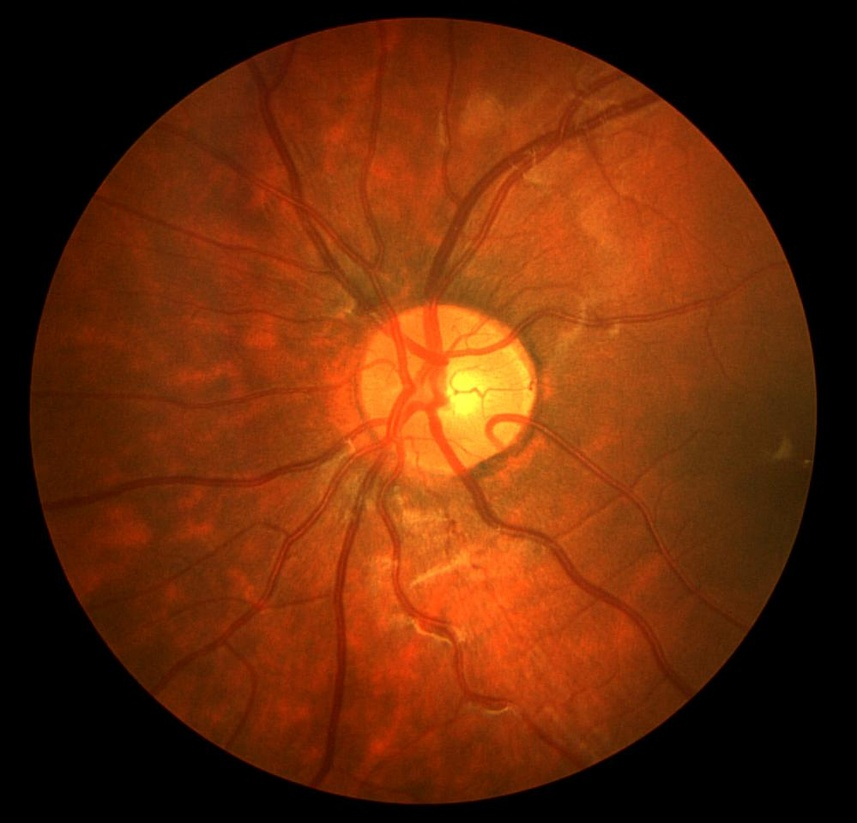
#> input picture Images/Image_01L.jpg, 857 x 823 px, shrunk from 999 x 960 before the run; its folder holds only this picture in this run
$ python -i main.py   (imports and definitions only)   (older library calls are emulated)
#> lines starting #> are read from the running program, lines starting #| are printed output that depends on the picture; after the words box and inside, x2 and y2 are one past the last pixel; in counts of white or black regions, pixels touching at a corner belong together
#> in detect_blood_vessels, img is the input picture: shape (823, 857, 3); mean B, G, R 8.7, 41.2, 101.9
import streamlit as st

import cv2
from skimage import filters
import numpy as np
import matplotlib.pyplot as plt
import math
import os


def enhance_image(image):
    # Wyciągnięcie kanału zielonego
    green_channel = image[:, :, 1]
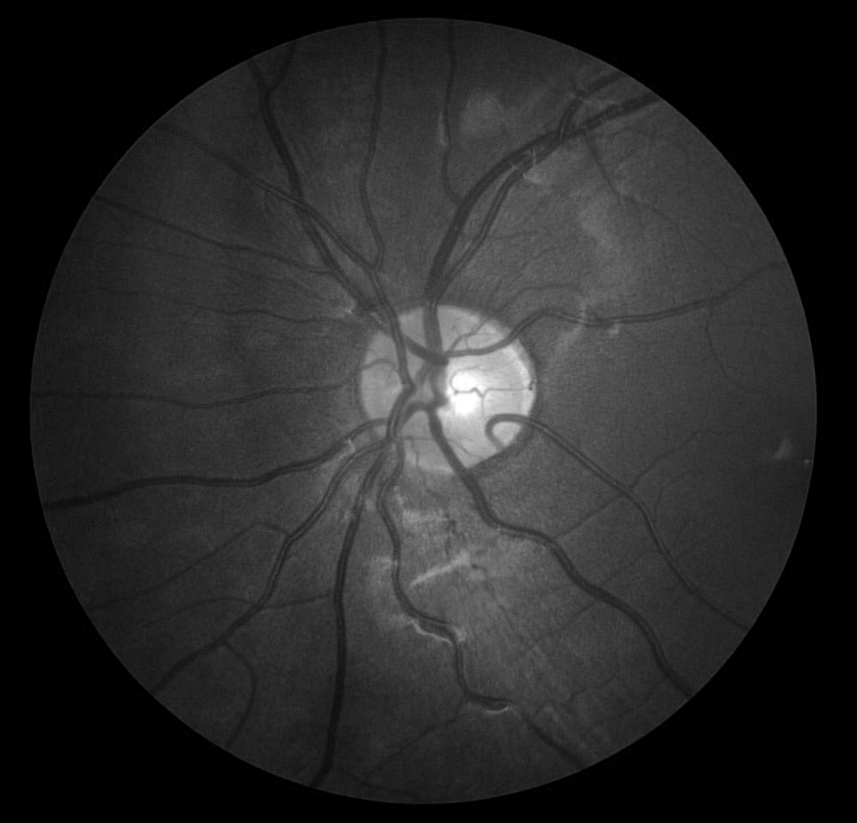
#> green_channel: shape (823, 857); min 0, max 255, mean 41.2

    # Redukcja szumu
    denoised_image = cv2.medianBlur(green_channel, 7)

    # Wyostrzenie obrazu
    blurred = cv2.GaussianBlur(denoised_image, (0, 0), 10)
    sharpened_image = cv2.addWeighted(denoised_image, 10, blurred, -8, 0)
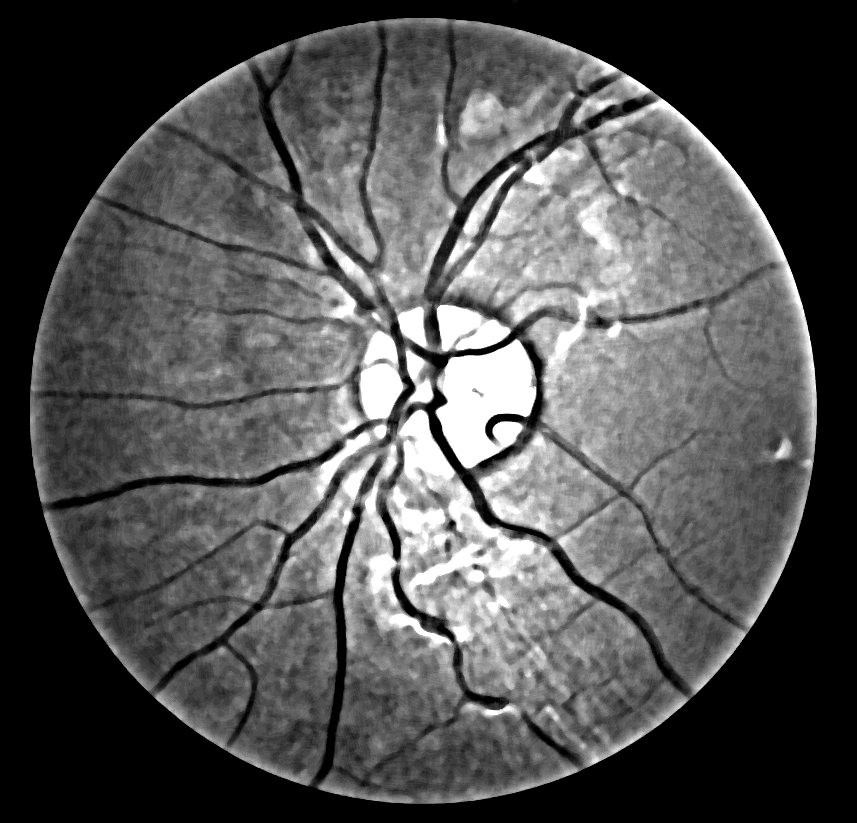
#> sharpened_image: shape (823, 857); min 0, max 255, mean 81.3

    # Normalizacja histogramu kolorów
    normalized_image = cv2.normalize(sharpened_image, None, 0, 255, cv2.NORM_MINMAX, cv2.CV_8UC1)

    return normalized_image


def frangi_filter(image):
    # Konwersja obrazu na format uint8
    image = cv2.normalize(image, None, 0, 255, cv2.NORM_MINMAX, cv2.CV_8UC1)
    # Filtr Frangi
    filtered_image = filters.frangi(image)
    # Konwersja obrazu na format uint8
    filtered_image = cv2.normalize(filtered_image, None, 0, 255, cv2.NORM_MINMAX, cv2.CV_8UC1)
    return filtered_image


def apply_threshold(image, threshold_value):
#> called with threshold_value = 1
    _, thresholded_image = cv2.threshold(image, threshold_value, 255, cv2.THRESH_BINARY)
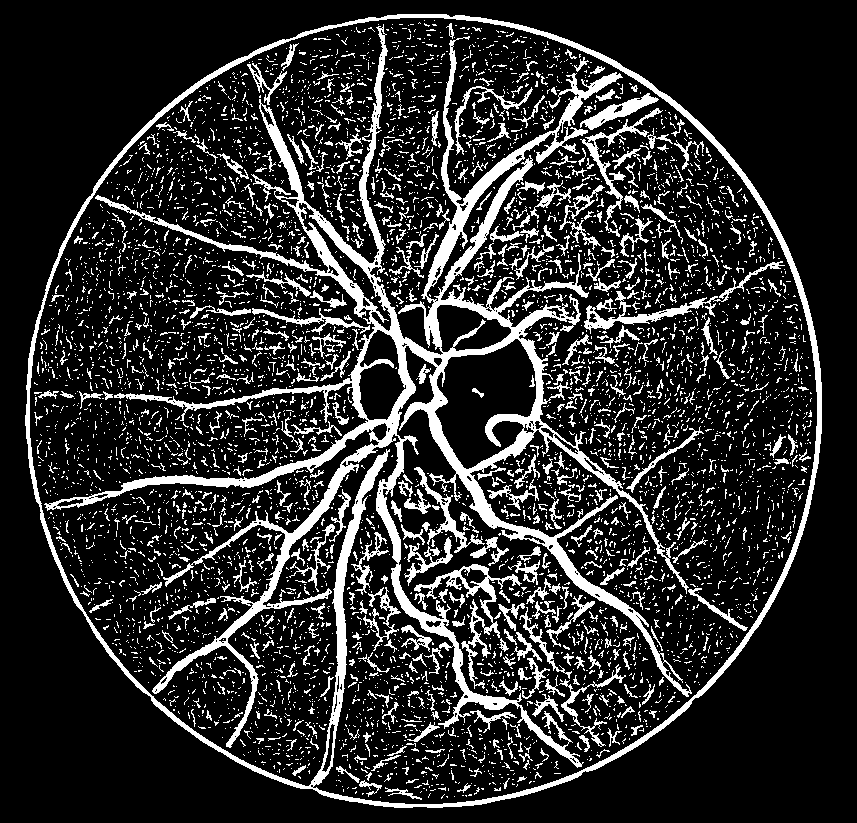
#> thresholded_image: shape (823, 857); 17.3% white; 5782 white regions (5122 under 20 px), largest, box (x1, y1, x2, y2) and area: (44, 24, 692, 768) 40467, (25, 14, 822, 808) 14872, (414, 564, 522, 689) 1764
    return thresholded_image


def erode(image, kernel_size):
#> called with kernel_size = 2
    kernel = np.ones((kernel_size, kernel_size), np.uint8)
    eroded_image = cv2.erode(image, kernel, iterations=1)
#> eroded_image: shape (823, 857); 8.7% white; 3198 white regions (2963 under 20 px), largest, box (x1, y1, x2, y2) and area: (99, 28, 689, 697) 15045, (26, 15, 822, 808) 8700, (153, 464, 359, 748) 2799
    return eroded_image


def dilate(image, kernel_size):
#> called with kernel_size = 4
    kernel = np.ones((kernel_size, kernel_size), np.uint8)
    dilated_image = cv2.dilate(image, kernel, iterations=1)
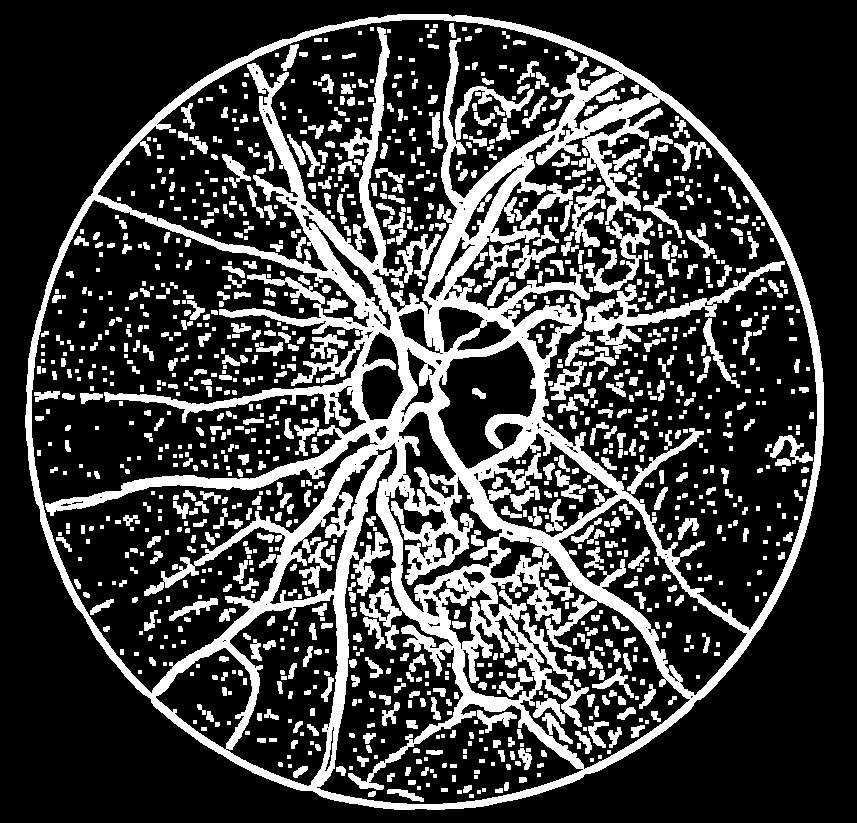
#> dilated_image: shape (823, 857); 25.2% white; 1306 white regions (382 under 20 px), largest, box (x1, y1, x2, y2) and area: (25, 14, 824, 810) 109049, (584, 261, 785, 354) 3098, (584, 213, 653, 293) 1376
    return dilated_image


def detect_blood_vessels(image):
    # Wczytanie obrazu
    img = cv2.imread(image, cv2.IMREAD_COLOR)
    # Wstępne przetworzenie obrazu
    enhanced_image = enhance_image(img)

    # Zastosowanie filtra frangi'ego
    filtered_image = frangi_filter(enhanced_image)

    # Progowanie
    threshold_value = 1
    thresholded_image = apply_threshold(filtered_image, threshold_value)

    # Operacje morfologiczne
    image = thresholded_image
    image = erode(image, 2)
    image = dilate(image, 4)
    image = erode(image, 5)
#> call 2 of erode, with kernel_size = 5
#> in erode (call 2), `eroded_image = cv2.erode(image, kernel, iterations=1)`:
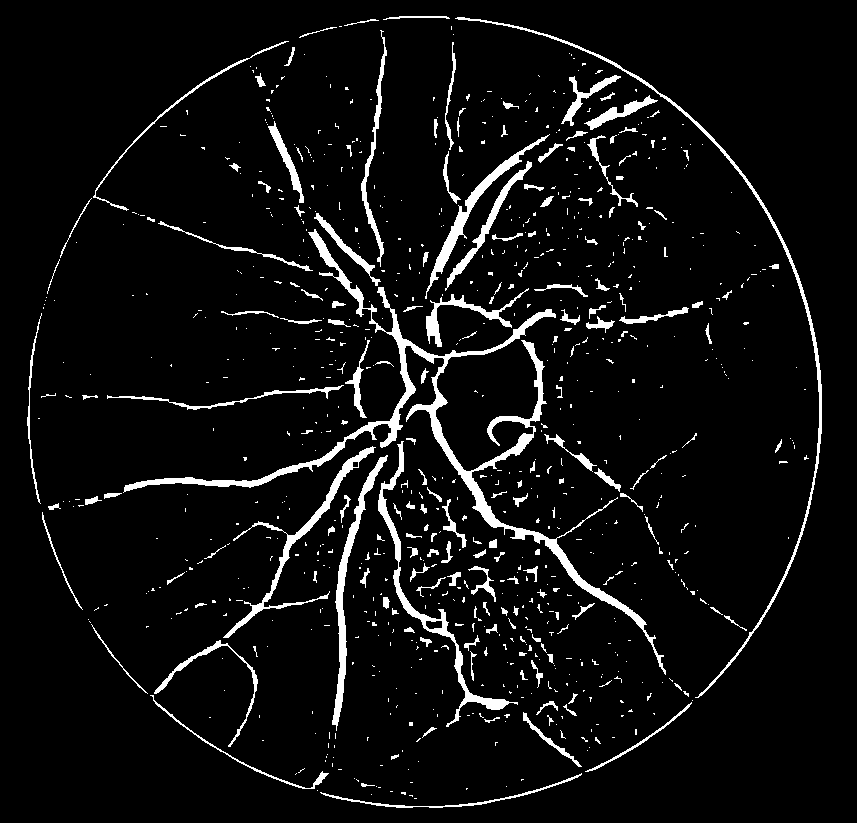
#> eroded_image: shape (823, 857); 5.9% white; 853 white regions (669 under 20 px), largest, box (x1, y1, x2, y2) and area: (123, 229, 666, 675) 9313, (455, 17, 822, 698) 2664, (378, 441, 518, 727) 2289
    image = dilate(image, 4)
#> call 2 of dilate, with kernel_size = 4
#> in dilate (call 2), `dilated_image = cv2.dilate(image, kernel, iterations=1)`:
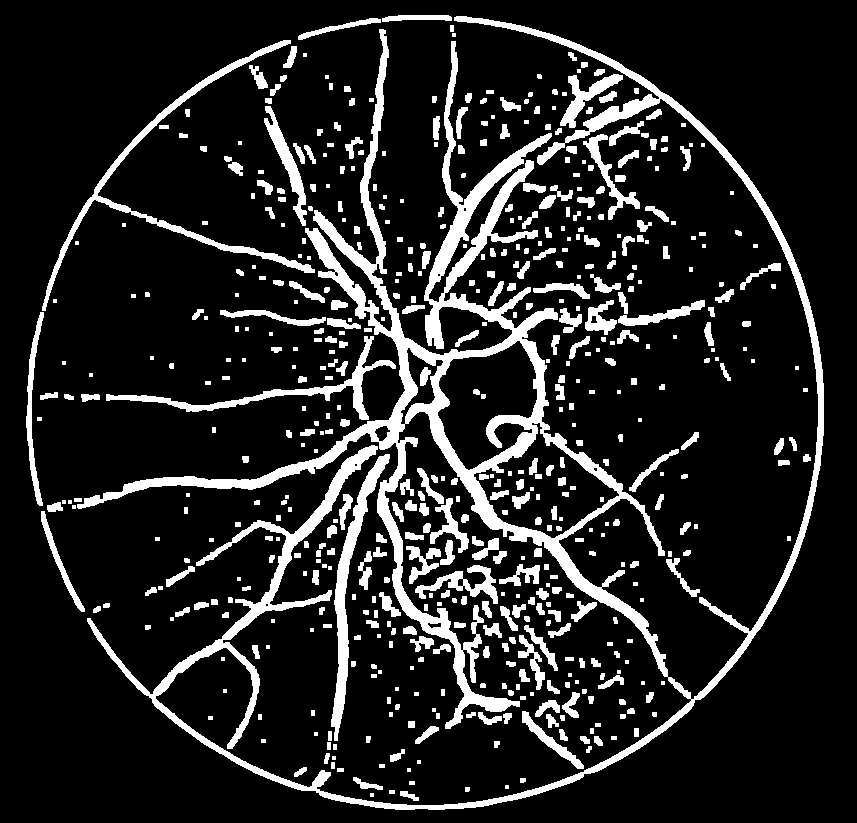
#> dilated_image: shape (823, 857); 14.1% white; 574 white regions (105 under 20 px), largest, box (x1, y1, x2, y2) and area: (77, 16, 824, 810) 50133, (42, 40, 315, 311) 3618, (331, 454, 390, 741) 3032

    result_image = image

    return result_image


# [61 lines left out: functions confusion_matrix, plot_confusion_matrix, measures, confusion_matrix_image, not called in this run]


# [2 lines not run here, left out]


# Obrazy w folderze Images
# Maski eksperckie w folderze Masks
image = 'Images/Image_01L.jpg'
mask_image = 'Masks/Image_01L_1stHO.png'

# Wybór obrazu
folder_path = "Images"
image_files = os.listdir(folder_path)
# [1 line that did not run here, left out]
# [5 lines that did not run here, left out]

# [1 line that did not run here, left out]
# [3 lines not run here, left out]

# Detekcja na obrazie
result_image = detect_blood_vessels(image)
# [3 lines not run here, left out]
# [1 line that did not run here, left out]
# [6 lines not run here, left out]
# Wyznaczenie macierzy pomyłek
# [1 line that did not run here, left out]
# Miary statystyczne
# [1 line that did not run here, left out]

# Zaznaczenie komórek macierzy pomyłek na wyjściowym obrazku
# [1 line that did not run here, left out]
# [3 lines not run here, left out]
# [1 line that did not run here, left out]

# Wykres
# [1 line that did not run here, left out]
# [11 lines not run here, left out]
# [1 line that did not run here, left out]
# [6 lines not run here, left out]

>>> result = detect_blood_vessels('Images/Image_01L.jpg')
